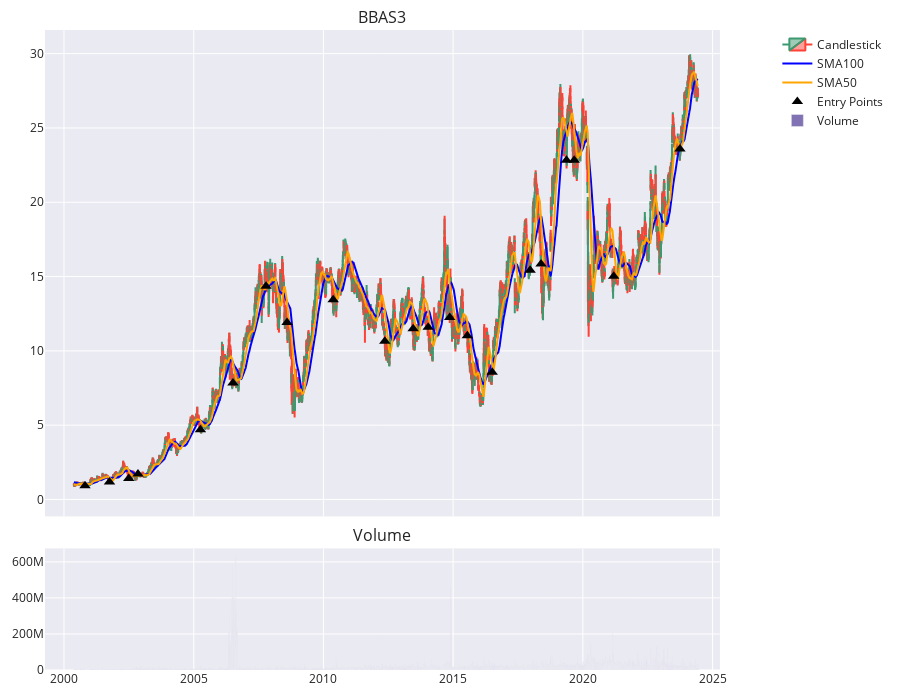

Write notebook code for a chart like this one.
### Code cell
# Passo 4: Plotar com Plotly
fig = make_subplots(rows=2, cols=1, shared_xaxes=True, specs=[[{"secondary_y": True}], [{}]],
                    vertical_spacing=0.05, subplot_titles=('BBAS3', 'Volume'), row_width=[0.2, 0.8])

# Adicionar trace de candlestick
fig.add_trace(go.Candlestick(x=df_data.index,
                             open=df_data["Open"],
                             high=df_data["High"],
                             low=df_data["Low"],
                             close=df_data["Close"], name='Candlestick'), row=1, col=1)

# Add trace of SMA100
fig.add_trace(go.Scatter(x=df_data.index, y=df_data["SMA100"], mode='lines', name='SMA100', line=dict(color='blue')), row=1, col=1)


# Add trace of SMA50
fig.add_trace(go.Scatter(x=df_data.index, y=df_data["SMA50"], mode='lines', name='SMA50', line=dict(color='orange')), row=1, col=1)

# Add scatter trace to highlight the entry points
fig.add_trace(go.Scatter(x=conditions_met.index, y=conditions_met["Close"], 
                        mode='markers', marker=dict(size=10, color='black', symbol='triangle-up'), name='Entry Points'), row=1, col=1)

# Add trace of volume
fig.add_trace(go.Bar(x=df_data.index, y=df_data["Volume"], name='Volume'), row=2, col=1)

# Update layout
fig.update_layout(height=700, xaxis_rangeslider_visible=False, template='seaborn')
fig.update_layout(margin=dict(l=30, r=30, t=30, b=30))

fig.show()

### Figure 1 — Plotly figure (JSON) as saved in the notebook; plotly's stock layout.template omitted (floating-point values rounded to 4 significant figures; data arrays with more than 128 entries replaced by an {"elided": "..."} marker saying what was removed)
{"data": [{"close": {"elided": "6037 float values"}, "high": {"elided": "6037 float values"}, "low": {"elided": "6037 float values"}, "name": "Candlestick", "open": {"elided": "6037 float values"}, "type": "candlestick", "x": {"elided": "6037 str values"}, "xaxis": "x", "yaxis": "y"}, {"line": {"color": "blue"}, "mode": "lines", "name": "SMA100", "type": "scatter", "x": {"elided": "6037 str values"}, "xaxis": "x", "y": {"elided": "6037 float values"}, "yaxis": "y"}, {"line": {"color": "orange"}, "mode": "lines", "name": "SMA50", "type": "scatter", "x": {"elided": "6037 str values"}, "xaxis": "x", "y": {"elided": "6037 float values"}, "yaxis": "y"}, {"marker": {"color": "black", "size": 10, "symbol": "triangle-up"}, "mode": "markers", "name": "Entry Points", "type": "scatter", "x": ["2000-10-23T00:00:00", "2001-10-03T00:00:00", "2002-07-01T00:00:00", "2002-11-08T00:00:00", "2005-04-05T00:00:00", "2006-07-07T00:00:00", "2007-10-16T00:00:00", "2008-08-07T00:00:00", "2010-05-18T00:00:00", "2012-05-14T00:00:00", "2013-06-17T00:00:00", "2014-01-15T00:00:00", "2014-11-14T00:00:00", "2015-07-20T00:00:00", "2016-07-04T00:00:00", "2017-12-20T00:00:00", "2018-05-23T00:00:00", "2019-05-16T00:00:00", "2019-09-02T00:00:00", "2021-03-11T00:00:00", "2023-09-29T00:00:00"], "xaxis": "x", "y": [0.9167, 1.167, 1.418, 1.717, 4.698, 7.833, 14.35, 11.9, 13.44, 10.65, 11.49, 11.59, 12.24, 11.02, 8.565, 15.43, 15.85, 22.82, 22.83, 15.02, 23.59], "yaxis": "y"}, {"name": "Volume", "type": "bar", "x": {"elided": "6037 str values"}, "xaxis": "x2", "y": {"elided": "6037 int values"}, "yaxis": "y3"}], "layout": {"annotations": [{"font": {"size": 16}, "showarrow": false, "text": "BBAS3", "x": 0.47, "xanchor": "center", "xref": "paper", "y": 1, "yanchor": "bottom", "yref": "paper"}, {"font": {"size": 16}, "showarrow": false, "text": "Volume", "x": 0.47, "xanchor": "center", "xref": "paper", "y": 0.19, "yanchor": "bottom", "yref": "paper"}], "height": 700, "margin": {"b": 30, "l": 30, "r": 30, "t": 30}, "xaxis": {"anchor": "y", "domain": [0, 0.94], "matches": "x2", "rangeslider": {"visible": false}, "showticklabels": false}, "xaxis2": {"anchor": "y3", "domain": [0, 0.94]}, "yaxis": {"anchor": "x", "domain": [0.24, 1]}, "yaxis2": {"anchor": "x", "overlaying": "y", "side": "right"}, "yaxis3": {"anchor": "x2", "domain": [0, 0.19]}}}
